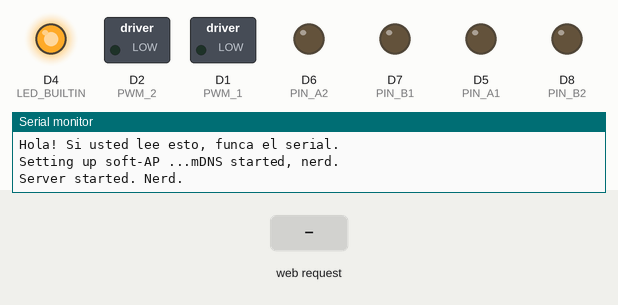
The program below on a simulated ESP8266 (NodeMCU). Shown: switched loads named in the program (green lamp = pin HIGH), output pins drawn as LEDs (lit = HIGH, except the on-board LED, lit = LOW), the last lines printed to the serial monitor. The test bench sets the inputs (shaded band).

Above: at 1.2 s.
1.3 s: HTTP request GET /testmotors received
At 2.1 s:
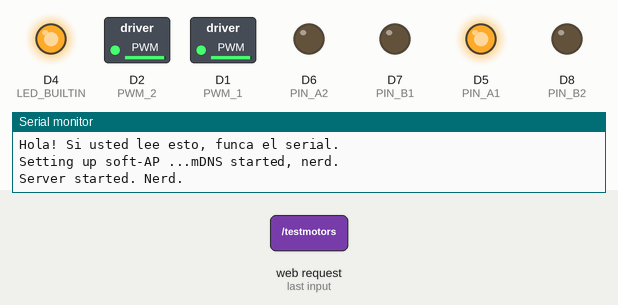
4.3 s: HTTP request GET /goon received
At 4.8 s:
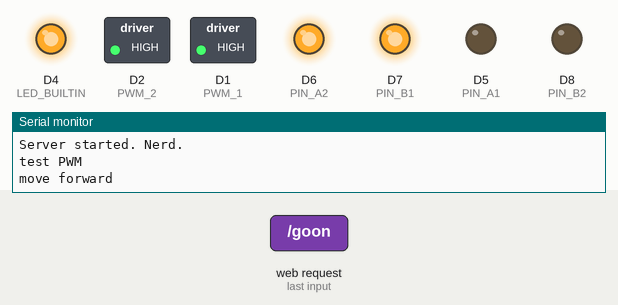
5.9 s: HTTP request GET /goleft received
At 7.1 s:
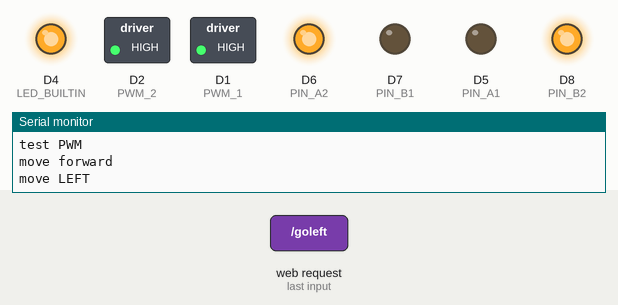
7.4 s: HTTP request GET /goright received
At 8.2 s:
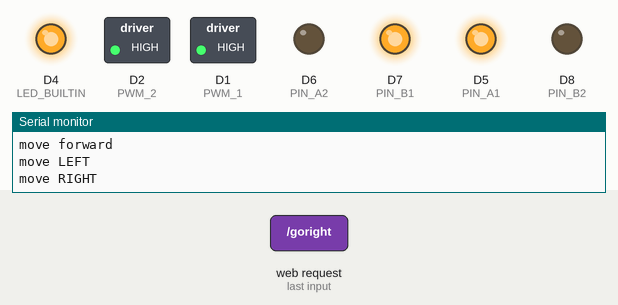
8.9 s: HTTP request GET /stop received
At 9.4 s:
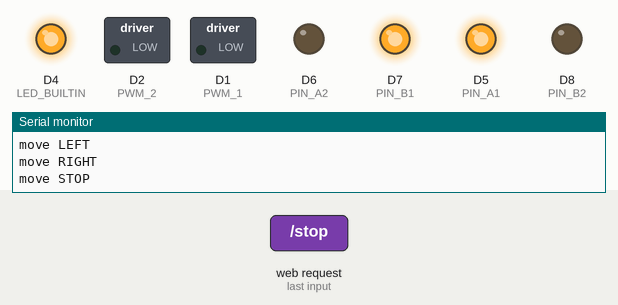
10.4 s: HTTP request GET /setled received
At 10.8 s:
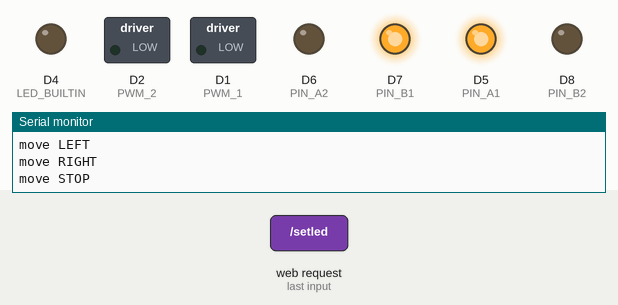
Timing chart, 0 to 13.4 s (numbered marks = the images above; inputs shaded):
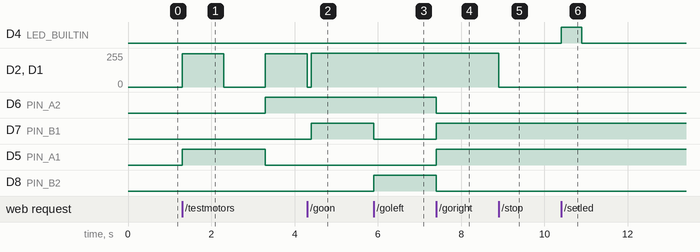

The program:

main.cpp
```cpp
#include <Arduino.h>
#include <ESP8266WiFi.h>
#include <ESP8266WebServer.h>
#include <ESP8266mDNS.h>
#include <DNSServer.h>

const bool IS_DEBUG = true;
const byte DNS_PORT = 53;

#define PWM_1 D1
#define PIN_A1 D5
#define PIN_A2 D6

#define PWM_2 D2
#define PIN_B1 D7
#define PIN_B2 D8

#define TURBO_ON 1023
#define TURBO_OFF 600

int poder = TURBO_ON;

const char* ssid = "EL_Robot";
const char* password = "12341234";

IPAddress local_ip(192,168,4,1);
IPAddress gateway(192,168,4,1);
IPAddress subnet(255,255,255,0);

/// my own, personal, includes
#include <webpage.h>

ESP8266WebServer server(80);
DNSServer DNS;

void log_debug(char* msg){
  if (IS_DEBUG == true){
    Serial.println(msg);
  }
}

void handleRoot(){
  char* pagina = main_page;
  server.send(200, "text/html", pagina);
}

void setLed(){
  digitalWrite(LED_BUILTIN, HIGH);
  delay(500);
  digitalWrite(LED_BUILTIN, LOW);
  delay(500);
}

void testPwm(){
  digitalWrite(PIN_A1, HIGH);
  digitalWrite(PIN_A2, LOW);
  analogWrite(PWM_1, 1000); analogWrite(PWM_2, 1000);
  delay (1000);
  analogWrite(PWM_1, 0); analogWrite(PWM_2, 0);
  delay (1000);
  digitalWrite(PIN_A2, HIGH);
  digitalWrite(PIN_A1, LOW);
  analogWrite(PWM_1, 1000); analogWrite(PWM_2, 1000);
  delay (1000);
  analogWrite(PWM_1, 0); analogWrite(PWM_2, 0);
  delay (100);

  log_debug("test PWM");
  /* parte del debug */
  server.send(200, "text/plain", "");
}

void move_fwd(){
  digitalWrite(PIN_A2, HIGH);
  digitalWrite(PIN_A1, LOW);
  digitalWrite(PIN_B2, LOW);
  digitalWrite(PIN_B1, HIGH);
  analogWrite(PWM_1, poder);
  analogWrite(PWM_2, poder);

  log_debug("move forward");
  /* parte del debug */
  server.send(200, "text/plain", "");
}
void move_left(){
  digitalWrite(PIN_A2, HIGH);
  digitalWrite(PIN_A1, LOW);
  digitalWrite(PIN_B2, HIGH);
  digitalWrite(PIN_B1, LOW);
  analogWrite(PWM_1, poder);
  analogWrite(PWM_2, poder);

  log_debug("move LEFT");
  /* parte del debug */
  server.send(200, "text/plain", "");
}
void move_right(){
  digitalWrite(PIN_A2, LOW);
  digitalWrite(PIN_A1, HIGH);
  digitalWrite(PIN_B2, LOW);
  digitalWrite(PIN_B1, HIGH);
  analogWrite(PWM_1, poder);
  analogWrite(PWM_2, poder);

  log_debug("move RIGHT");
  /* parte del debug */
  server.send(200, "text/plain", "");
}
void stop(){
  analogWrite(PWM_1, 0);
  analogWrite(PWM_2, 0);

  log_debug("move STOP");
  /* parte del debug */
  server.send(200, "text/plain", "");
}

void turbo(){
  if (server.arg("modo") == "ON"){
    poder = TURBO_ON;
    server.send(200, "text/plain", "1023");
    Serial.println("TURBO ON");
  }
  if (server.arg("modo") == "OFF"){
    poder = TURBO_OFF;
    server.send(200, "text/plain", "600");
    Serial.println("TURBO OFF");
  }
}

void setup() {
  Serial.begin(9600);
  Serial.println("Hola! Si usted lee esto, funca el serial.");

  pinMode(LED_BUILTIN, OUTPUT);

  pinMode(PWM_1, OUTPUT);
  pinMode(PIN_A1, OUTPUT);
  pinMode(PIN_A2, OUTPUT);
  pinMode(PWM_2, OUTPUT);
  pinMode(PIN_B1, OUTPUT);
  pinMode(PIN_B2, OUTPUT);

  Serial.print("Setting up soft-AP ...");


  WiFi.softAP(ssid /*, password*/);
  WiFi.softAPConfig(local_ip, gateway, subnet);
  DNS.start(DNS_PORT, "*", local_ip);
  //delay(100);

  server.on("/", handleRoot);
  server.on("/setled", setLed);
  server.on("/testmotors", testPwm);

  server.on("/goon", move_fwd);
  server.on("/goleft", move_left);
  server.on("/goright", move_right);
  server.on("/stop", stop);
  server.on("/turbo", turbo);
  server.onNotFound(handleRoot);

  server.begin();
  if (!MDNS.begin("autito"))
    Serial.println("mDNS: ERROR!!!!");
  Serial.println("mDNS started, nerd.");
  Serial.println("Server started. Nerd.");
}

void loop() {
  server.handleClient();
}
```

webpage.h
```cpp
static char PROGMEM main_page[] = R"=====(
<!DOCTYPE html>
<html>
    <head>
        <meta name='viewport' content='width=device-width, initial-scale=1.0'>
        <style>
            #left{
                background-color: #FF0000;
                float: left;
                width: 49%;
                height: 70px;
            }
            #right{
                background-color: #0000FF;
                float: right;
                width: 49%;
                height: 70px;
            }
            #forward{
                background-color: #00FF00;
                width: 100%;
                height: 70px;
            }
        </style>
    </head>

    <style>
        #btn_adelante{
            position: absolute;
            top: 100px;
            left: 50%;
        }
        #btn_izq{
            position: absolute;
            top: 200px;
            left: 35%;
        }
        #btn_der{
            position: absolute;
            top: 200px;
            right: 35%;
        }
    </style>

    <script type='text/javascript'>
        var modo_turbo = 'OFF';
        function cambiar_turbo(){
            if (modo_turbo == 'OFF'){
                document.getElementById('btn_turbo').value = "Apagar turbina :(";
                modo_turbo = 'ON';
            }else{
                document.getElementById('btn_turbo').value = "MODO TURBO!!!";
                modo_turbo = 'OFF';
            }

            var xhttp = new XMLHttpRequest();
            xhttp.onreadystatechange = function() {
                if (this.readyState == 4 && this.status == 200) {
                    document.getElementById("info_turbo").innerHTML = this.responseText;
                }
            };
            xhttp.open("GET", "turbo?modo=" + modo_turbo, true);
            xhttp.send();
        }

        function testMotors(){
            var xhttp = new XMLHttpRequest();
            /*xhttp.onreadystatechange = function() {
                if (this.readyState == 4 && this.status == 200) {
                    document.getElementById("info_turbo").innerHTML = this.responseText;
                }
            };*/
            xhttp.open("POST", "testmotors", true);
            xhttp.send();
        }

        function goon(){
            var xhttp = new XMLHttpRequest();
            xhttp.open("POST", "goon", true);
            xhttp.send();
        }
        function goleft(){
            var xhttp = new XMLHttpRequest();
            xhttp.open("POST", "goleft", true);
            xhttp.send();
        }
        function goright(){
            var xhttp = new XMLHttpRequest();
            xhttp.open("POST", "goright", true);
            xhttp.send();
        }
        function stop(){
            var xhttp = new XMLHttpRequest();
            xhttp.open("POST", "stop", true);
            xhttp.send();
        }

    </script>
    <body>
        Hola 123 hola hola ssssi si ssssi. <br/>

        <input id='btn_turbo' type='button' onclick='cambiar_turbo()' value='MODO TURBO!!!'/>
        <label id='info_turbo'> </label><br/>

        <input type='button' onclick='testMotors()' value='mueva los huesos'/> <br/>
        <input id='btn_adelante' type='button'
            ontouchstart='goon()' ontouchend='stop()'
            onmousedown='goon()' onmouseup='stop()'
            value='^^'/> <br/>
        <input id='btn_izq' type='button'
            ontouchstart='goleft()' ontouchend='stop()'
            onmousedown='goleft()' onmouseup='stop()'
            value='<--'/> <br/>
        <input id='btn_der' type='button'
            ontouchstart='goright()' ontouchend='stop()'
            onmousedown='goright()' onmouseup='stop()'
            value='-->'/> <br/>
        <p id='forward'
            ontouchstart='goon()' ontouchend='stop()'
            onmousedown='goon()' onmouseup='stop()'
        />
        <p id='left'
            ontouchstart='goleft()' ontouchend='stop()'
            onmousedown='goleft()' onmouseup='stop()'
        />
        <p id='right'
            ontouchstart='goright()' ontouchend='stop()'
            onmousedown='goright()' onmouseup='stop()'
        />
    </body>
</html>
)=====";
```

Measured:
- after the input at 1.3 s, D2 (PWM_2), D1 (PWM_1): 0/255 → 249/255 at once, → 0/255 1.0 s later, → 249/255 1.0 s later; D6 (PIN_A2): LOW → HIGH after 2.0 s; D5 (PIN_A1): LOW → HIGH at once, → LOW 2.0 s later
- after the input at 4.3 s, D7 (PIN_B1): LOW → HIGH after 0.10 s
- after the input at 5.9 s, D7 (PIN_B1): HIGH → LOW at once; D8 (PIN_B2): LOW → HIGH at once
- after the input at 7.4 s, D6 (PIN_A2), D8 (PIN_B2): HIGH → LOW at once; D7 (PIN_B1), D5 (PIN_A1): LOW → HIGH at once
- after the input at 8.9 s, D2 (PWM_2), D1 (PWM_1): 255/255 → 0/255 at once
- after the input at 10.4 s, D4 (LED_BUILTIN): LOW → HIGH at once, → LOW 0.50 s later
